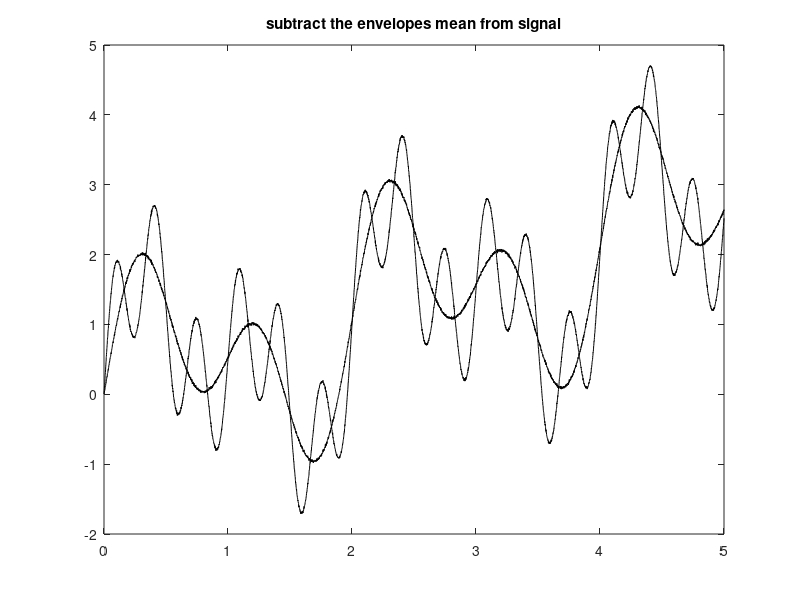

This chart was generated by the following MATLAB code:
t=0:0.001:5;
Ny=length(t);
z1=sin(pi*t);
z2=sin(2*pi*t);
z3=sin(6*pi*t);
ns=0.01*randn(1,Ny);
y=0.5*t+z1+z2+z3+ns;

r1=y-z3;

figure(1)
plot(t,1.05*r1,'k'); hold on;
plot(t,y,'k');
title('subtract the envelopes mean from signal')
